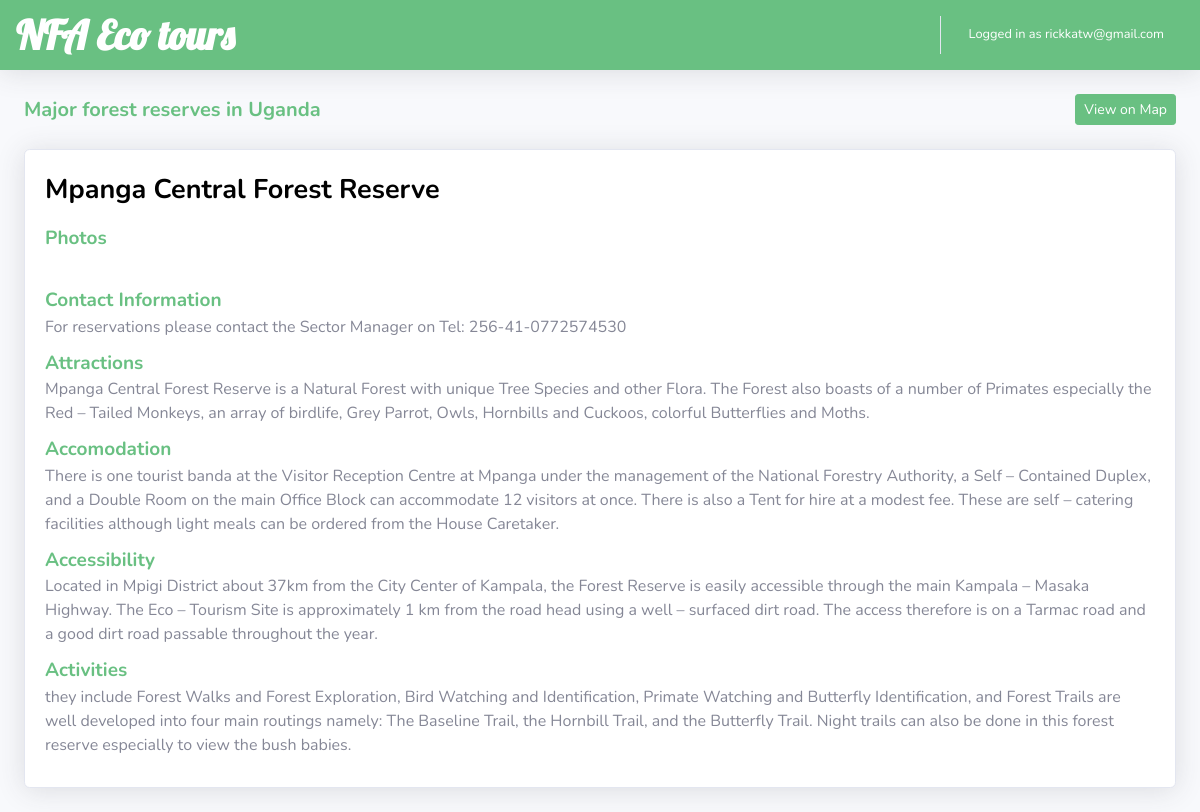
/gis/reserveDetailed/7/ (signed in), run on the app's committed database.
### accounts/models.py (models this page shows, shortened)
class customUser(AbstractBaseUser):
    email = models.EmailField(max_length=50, unique=True)
    date_joined = models.DateTimeField(verbose_name= 'date joined', auto_now_add= True)
    firstName = models.CharField(verbose_name= 'first name', max_length=50, default= '')
    lastName = models.CharField(verbose_name= 'last name', max_length=50 , default= '')
    is_verified = models.BooleanField(default= False)
    is_admin = models.BooleanField(default= False)
    is_active = models.BooleanField(default= True)
    is_staff = models.BooleanField(default= False)
    is_superuser = models.BooleanField(default= False)
    USERNAME_FIELD = 'email'
    REQUIRED_FIELDS = []
    objects = MyAccountManager()

### gis/models.py (models this page shows, shortened)
class forestsDetailed(models.Model):
    name= models.CharField(max_length= 200, blank=False)
    contactInfo= models.TextField(blank=True)
    areaCoverage= models.TextField(blank=True)
    attractions= models.TextField(blank=True)
    accomodation= models.TextField(blank=True)
    accessibility= models.TextField(blank=True)
    activities= models.TextField(blank=True)

### gis/views.py (the view)
# urls.py: re_path(r'^reserveDetailed/(?P<id>[0-9]+)/$', views.reserveDetailed, name='reserveDetailed' ),
@login_required(login_url= '/gis/login/')
def reserveDetailed(request, id):
    email = request.session.get('email')
    getId = customUser.objects.get(email=email).id
    getReserve = forestsDetailed.objects.get(id = id)
    getPhotos = forestsImages.objects.filter(forest= getReserve)
    photos = []
    for img in getPhotos:
        photos.append(img.image.url)
    context ={
        'id': getId,
        'email': email,
        'reserve': getReserve,
        'photos': photos
    }
    return render(request, 'gis/reserveDetailed.html', context)

### gis/templates/gis/reserveDetailed.html (shortened to what this page needs)
<!DOCTYPE html>
<html lang="en">
<head>
  {% load static %}
  <link href="{% static 'gis/vendor/fontawesome-free/css/all.min.css' %}" rel="stylesheet" />
  <link rel="stylesheet" href="https://cdnjs.cloudflare.com/ajax/libs/font-awesome/4.7.0/css/font-awesome.min.css">
  <link rel="stylesheet" href="https://maxcdn.bootstrapcdn.com/bootstrap/4.0.0/css/bootstrap.min.css">
  <link rel="stylesheet" href="https://pro.fontawesome.com/releases/v5.10.0/css/all.css"/>
  <link href="{% static 'gis/css/sb-admin-2.min.css' %}" rel="stylesheet" />
  <link href="{% static 'gis/detail.css' %}" rel="stylesheet" />
  <link href="{% static 'gis/extraCss.css' %}" rel="stylesheet" />
</head>
<body id="page-top">
  <div id="wrapper">
    <div id="content-wrapper" class="d-flex flex-column">
      <div id="content">
        <nav class="navbar navbar-expand navbar-light bg-white topbar mb-4 static-top shadow customColorHead">
          <h1 class="m-0 font-weight-bold text-primary customColorTitle" style="font-family:Lobster ;">NFA Eco tours</h1>
          <ul class="navbar-nav ml-auto">
            <li class="nav-item dropdown no-arrow">
              <a class="nav-link dropdown-toggle" href="#" id="userDropdown" role="button" data-toggle="dropdown" aria-haspopup="true" aria-expanded="false">
                <span class="mr-2 d-none d-lg-inline text-gray-600 small customColorLogged">Logged in as {{email}}</span>
              </a>
            </li>
          </ul>
        </nav>
        <div class="container-fluid">
          <div class="d-sm-flex align-items-center justify-content-between mb-4">
            <h1 class="h3 mb-0 text-gray-800 customColorTourist" style="font-size: 20px;">Major forest reserves in Uganda</h1>
            <a href="{% url 'gis:touristAttractions' %}"><button type="button" class="btn btn-primary btn-sm greenBtn">View on Map</button></a>
          </div>
          <div class="row">
            <div class="col-xl-12 col-lg-12">
              <div class="card shadow mb-4">
                <div class="card-body" id="forestsMain">
                    <div class="row">
                        <div class="col-xl-12 col-lg-12 reserveName">
                            {{reserve.name}}
                        </div>
                    </div>
                    {% if photos %}
                    <div class="row reserveRow">
                        <div class="col-xl-12 col-lg-12">
                            <div class="row">
                                <div class="col-lg-12">
                                    <span class="headAttr">Photos</span><br>
                                </div>
                            </div>
                            <div class="row">
                                {% for img in photos %}
                                    <div class="col-lg-3">
                                    </div>
                                {% endfor %}
                            </div>
                        </div>
                    </div>
                    {% endif %}
                    {% if reserve.contactInfo %}
                    <div class="row reserveRow">
                        <div class="col-xl-12 col-lg-12">
                        <span class="headAttr"> Contact Information</span><br>
                            {{reserve.contactInfo}}
                        </div>
                    </div>
                    {% endif %}
                    {% if reserve.attractions %}
                    <div class="row reserveRow">
                        <div class="col-xl-12 col-lg-12">
                        <span class="headAttr"> Attractions</span><br>
                            {{reserve.attractions}}
                        </div>
                    </div>
                    {% endif %}
                    {% if reserve.accomodation %}
                    <div class="row reserveRow">
                        <div class="col-xl-12 col-lg-12">
                        <span class="headAttr">Accomodation</span><br>
                            {{reserve.accomodation}}
                        </div>
                    </div>
                    {% endif %}
                    {% if reserve.accessibility %}
                    <div class="row reserveRow">
                        <div class="col-xl-12 col-lg-12">
                        <span class="headAttr">Accessibility</span><br>
                            {{reserve.accessibility}}
                        </div>
                    </div>
                    {% endif %}
                    {% if reserve.activities %}
                    <div class="row reserveRow">
                        <div class="col-xl-12 col-lg-12">
                        <span class="headAttr">Activities</span><br>
                            {{reserve.activities}}
                        </div>
                    </div>
                    {% endif %}
                </div>
              </div>
            </div>
          </div>
</body>
</html>

### gis/static/gis/detail.css (style rules this page uses)
.reserveName { font-size: 27px; color: black; font-weight: bold; margin-bottom: 13px; }
.headAttr { color: #69c082; font-weight: bold; font-size: 19px; }
.reserveRow { margin-bottom: 10px; }
.greenBtn { background-color: #69c082; border-color: #69c082; }

### gis/static/gis/extraCss.css (style rules this page uses)
.customColorHead { background-color: #69c082!important; }
.customColorTitle { color: white!important; }
.customColorLogged { color: white!important; }
.customColorTourist { color:#69c082!important; font-weight: bold; }

### data on the page
customUser: email "rickkatw@gmail.com"
forestsDetailed: name "Mpanga Central Forest Reserve", contactInfo "For reservations please contact the Sector Manager on Tel: 256-41-0772574530", attractions "Mpanga Central Forest Reserve is a Natural Forest with unique Tree Species and other Flora. The Forest also boasts of a number of Primates especially the Red – Tailed Monkeys, an array of birdlife, Grey Parrot, Owls, Hornbills and Cuckoos, colorful Butterflies and Moths.", accomodation "There is one tourist banda at the Visitor Reception Centre at Mpanga under the management of the National Forestry Authority, a Self – Contained Duplex, and a Double Room on the main Office Block can accommodate 12 visitors at once. There is also a Tent for hire at a modest fee. These are self – catering facilities although light meals can be ordered from the House Caretaker.", accessibility "Located in Mpigi District about 37km from the City Center of Kampala, the Forest Reserve is easily accessible through the main Kampala – Masaka Highway. The Eco – Tourism Site is approximately 1 km from the road head using a well – surfaced dirt road. The access therefore is on a Tarmac road and a good dirt road passable throughout the year.", activities "they include Forest Walks and Forest Exploration, Bird Watching and Identification, Primate Watching and Butterfly Identification, and Forest Trails are well developed into four main routings namely: The Baseline Trail, the Hornbill Trail, and the Butterfly Trail. Night trails can also be done in this forest reserve especially to view the bush babies."
